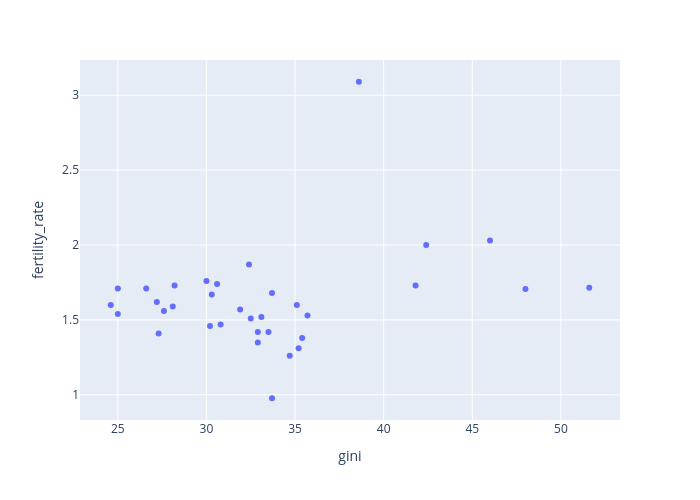

Notebook source saved alongside this figure:
### Markdown cell above
→ イスラエル（出生率:3.1）とルクセンブルク（GDP:132k）が外れ値の可能性あり

### Code cell
px.scatter(oecd_df, x='gini', y='fertility_rate', 
           hover_name='Country Name', 
           width=700, height=500)

### Figure 1 — Plotly figure (JSON) as saved in the notebook; plotly's stock layout.template omitted (floating-point values rounded to 4 significant figures)
{"data": [{"hovertemplate": "<b>%{hovertext}</b><br><br>gini=%{x}<br>fertility_rate=%{y}<extra></extra>", "hovertext": ["Austria", "Belgium", "Canada", "Switzerland", "Colombia", "Costa Rica", "Czechia", "Germany", "Denmark", "Spain", "Estonia", "Finland", "France", "United Kingdom", "Greece", "Ireland", "Iceland", "Israel", "Italy", "Japan", "Korea, Rep.", "Lithuania", "Luxembourg", "Latvia", "Mexico", "Netherlands", "Norway", "Poland", "Portugal", "Slovak Republic", "Slovenia", "Sweden", "Turkiye", "United States"], "legendgroup": "", "marker": {"color": "#636efa", "symbol": "circle"}, "mode": "markers", "name": "", "orientation": "v", "showlegend": false, "type": "scatter", "x": [30.8, 27.2, 32.5, 33.1, 51.6, 48.0, 25.0, 31.9, 28.2, 34.7, 30.3, 27.3, 32.4, 33.7, 32.9, 30.6, 26.6, 38.6, 35.2, 32.9, 33.7, 35.7, 35.4, 35.1, 46.0, 28.1, 27.6, 30.2, 33.5, 25.0, 24.6, 30.0, 42.4, 41.8], "xaxis": "x", "y": [1.47, 1.62, 1.51, 1.52, 1.715, 1.706, 1.71, 1.57, 1.73, 1.26, 1.67, 1.41, 1.87, 1.68, 1.35, 1.74, 1.71, 3.09, 1.31, 1.42, 0.977, 1.53, 1.38, 1.6, 2.03, 1.59, 1.56, 1.46, 1.42, 1.54, 1.6, 1.76, 2.0, 1.73], "yaxis": "y"}], "layout": {"height": 500, "legend": {"tracegroupgap": 0}, "margin": {"t": 60}, "width": 700, "xaxis": {"anchor": "y", "domain": [0, 1], "title": {"text": "gini"}}, "yaxis": {"anchor": "x", "domain": [0, 1], "title": {"text": "fertility_rate"}}}}
